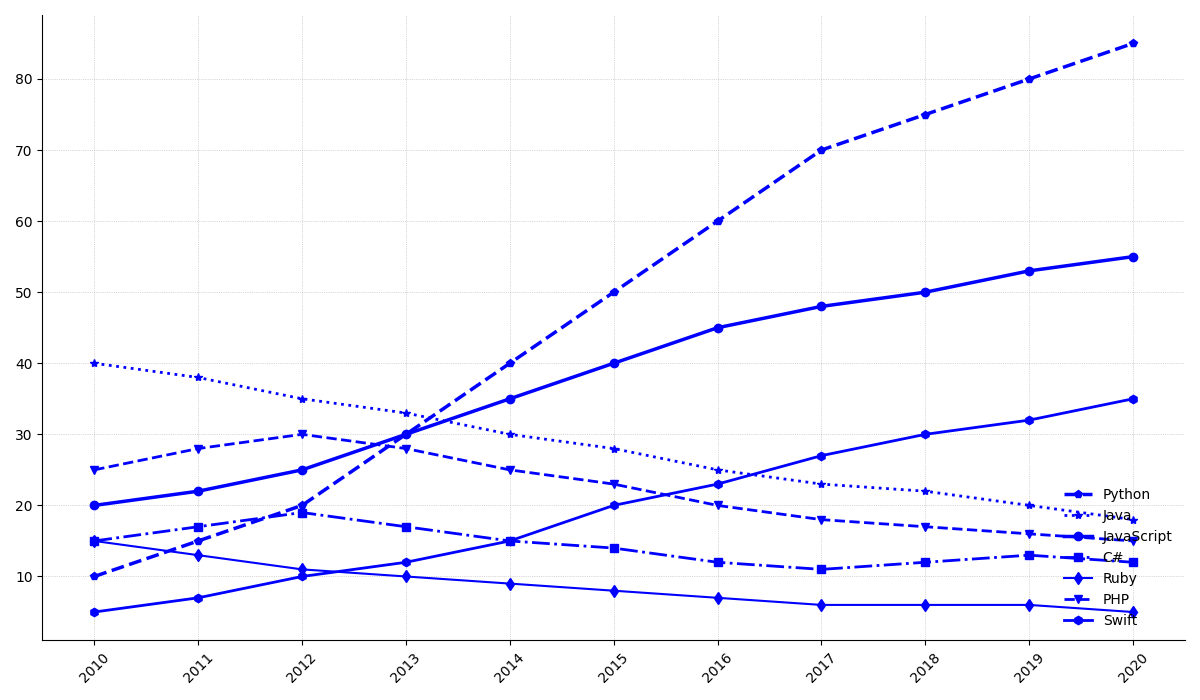

Reproduce this figure in Python.
import matplotlib.pyplot as plt
import numpy as np

years = np.arange(2010, 2021)

python_interest = [10, 15, 20, 30, 40, 50, 60, 70, 75, 80, 85]
java_interest = [40, 38, 35, 33, 30, 28, 25, 23, 22, 20, 18]
javascript_interest = [20, 22, 25, 30, 35, 40, 45, 48, 50, 53, 55]
csharp_interest = [15, 17, 19, 17, 15, 14, 12, 11, 12, 13, 12]
ruby_interest = [15, 13, 11, 10, 9, 8, 7, 6, 6, 6, 5]

php_interest = [25, 28, 30, 28, 25, 23, 20, 18, 17, 16, 15]
swift_interest = [5, 7, 10, 12, 15, 20, 23, 27, 30, 32, 35]

fig, ax = plt.subplots(figsize=(12, 7))

ax.plot(years, python_interest, marker='p', linestyle='--', color='blue', linewidth=2.5)
ax.plot(years, java_interest, marker='*', linestyle=':', color='blue', linewidth=2)
ax.plot(years, javascript_interest, marker='o', linestyle='-', color='blue', linewidth=2.5)
ax.plot(years, csharp_interest, marker='s', linestyle='-.', color='blue', linewidth=2)
ax.plot(years, ruby_interest, marker='d', linestyle='-', color='blue', linewidth=1.5)
ax.plot(years, php_interest, marker='v', linestyle='--', color='blue', linewidth=2)
ax.plot(years, swift_interest, marker='h', linestyle='-', color='blue', linewidth=2)

ax.grid(color='gray', linestyle=':', linewidth=0.5, alpha=0.6)
ax.spines['top'].set_visible(False)
ax.spines['right'].set_visible(False)

plt.xticks(years, rotation=45)
plt.legend(['Python', 'Java', 'JavaScript', 'C#', 'Ruby', 'PHP', 'Swift'], loc='lower right', frameon=False)

plt.tight_layout()
plt.show()
